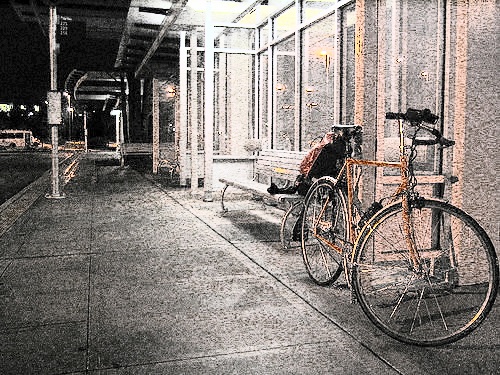
#> input picture Low Light Image Enhancement Methods/Test Outputs/HE/2015_00003.png, 500 x 375 px, given as the content of the folder ../Test Inputs, which was not available
$ python hist_eq.py
#> lines starting #> are read from the running program, lines starting #| are printed output that depends on the picture; pictures that were not available may be replaced by others from this repository, and a replacement may not be noted
#> in load_images_from_folder, img is the input picture: shape (375, 500, 3); mean B, G, R 121.4, 126.2, 133.6
import cv2
import os

def hist_eq(img):
    YCrCb = cv2.cvtColor(img, cv2.COLOR_BGR2YCrCb)
#> YCrCb: shape (375, 500, 3); mean of channels 0, 1, 2 127.9, 132.1, 124.4
    Y = img[:, :, 0]
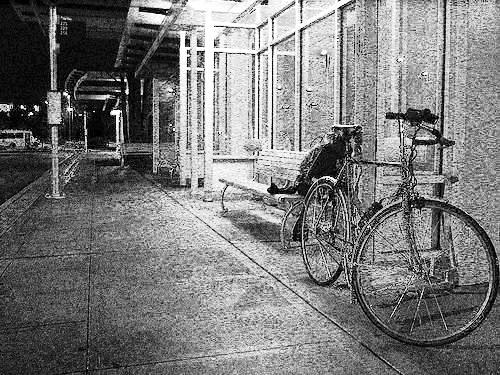
#> Y: shape (375, 500); min 0, max 255, mean 121.4
    Y = cv2.equalizeHist(Y)
    YCrCb[:, :, 0] = Y
#> YCrCb: shape (375, 500, 3); mean of channels 0, 1, 2 125.2, 132.1, 124.4
    out = cv2.cvtColor(YCrCb, cv2.COLOR_YCrCb2BGR)
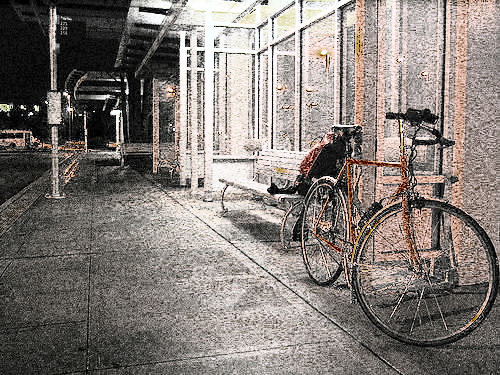
#> out: shape (375, 500, 3); mean B, G, R 118.8, 123.5, 130.9
    return out


def load_images_from_folder(folder):
    #images = []
    for filename in os.listdir(folder):
        img = cv2.imread(os.path.join(folder,filename))
        if img is not None:
            #images.append(img)
            out = hist_eq(img)
            cv2.imwrite(os.path.join("../Test Outputs/HE/",filename), out)


load_images_from_folder("../Test Inputs")

$ run again, on Low Light Image Enhancement Methods/Test Outputs/HE/2015_01879.jpg
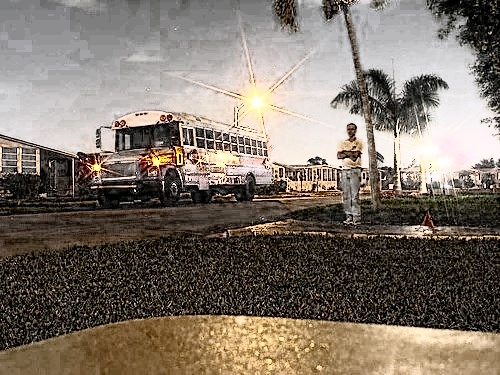
#> input picture Low Light Image Enhancement Methods/Test Outputs/HE/2015_01879.jpg, 500 x 375 px, given as the content of the folder ../Test Inputs, which was not available
#> in load_images_from_folder, img is the input picture: shape (375, 500, 3); mean B, G, R 104.9, 116.1, 126.8
#> in hist_eq, `Y = img[:, :, 0]`:
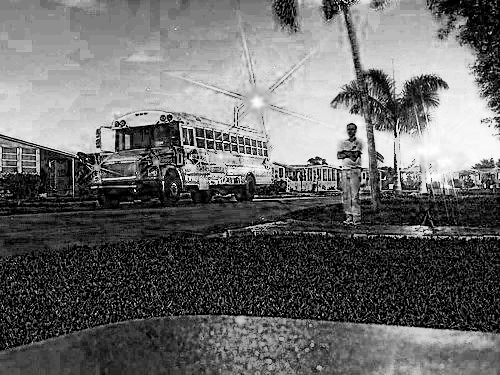
#> Y: shape (375, 500); min 0, max 255, mean 104.9
#> in hist_eq, `out = cv2.cvtColor(YCrCb, cv2.COLOR_YCrCb2BGR)`:
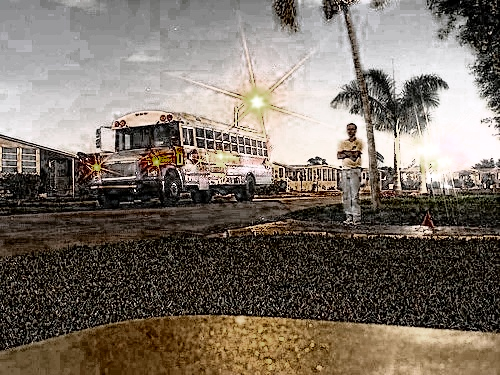
#> out: shape (375, 500, 3); mean B, G, R 100.7, 111.4, 121.7

$ run again, on Low Light Image Enhancement Methods/Test Outputs/HE/2015_02407.jpg
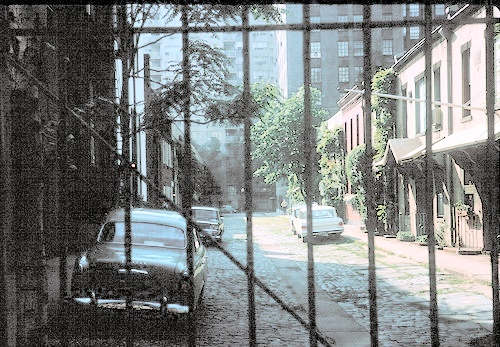
#> input picture Low Light Image Enhancement Methods/Test Outputs/HE/2015_02407.jpg, 500 x 347 px, given as the content of the folder ../Test Inputs, which was not available
#> in load_images_from_folder, img is the input picture: shape (347, 500, 3); mean B, G, R 129.4, 129.7, 125.4
#> in hist_eq, `Y = img[:, :, 0]`:
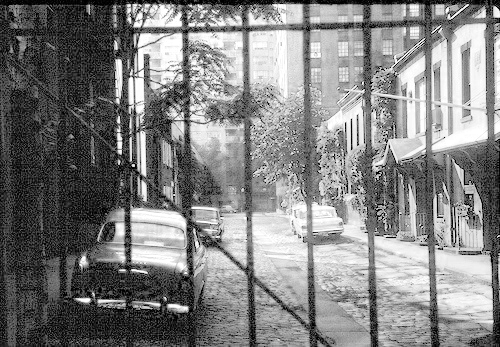
#> Y: shape (347, 500); min 0, max 255, mean 129.4
#> in hist_eq, `out = cv2.cvtColor(YCrCb, cv2.COLOR_YCrCb2BGR)`:
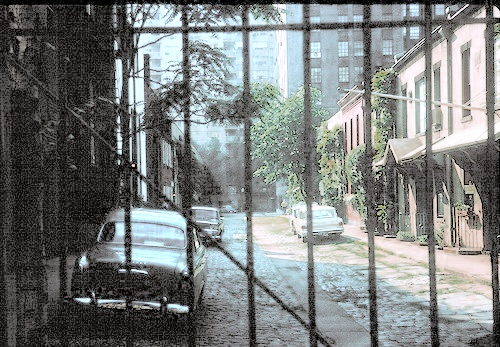
#> out: shape (347, 500, 3); mean B, G, R 126.8, 127.5, 123.2

$ run again, on Low Light Image Enhancement Methods/Test Outputs/HE/2015_03043.jpg
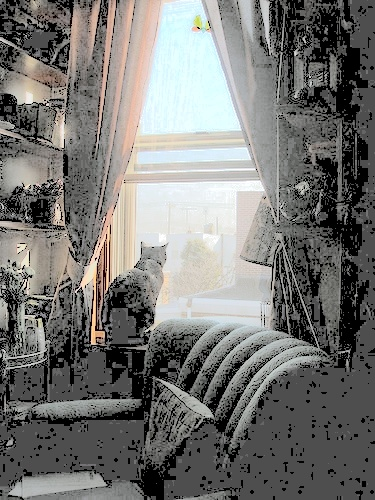
#> input picture Low Light Image Enhancement Methods/Test Outputs/HE/2015_03043.jpg, 375 x 500 px, given as the content of the folder ../Test Inputs, which was not available
#> in load_images_from_folder, img is the input picture: shape (500, 375, 3); mean B, G, R 116.1, 118.7, 119.2
#> in hist_eq, `Y = cv2.equalizeHist(Y)`:
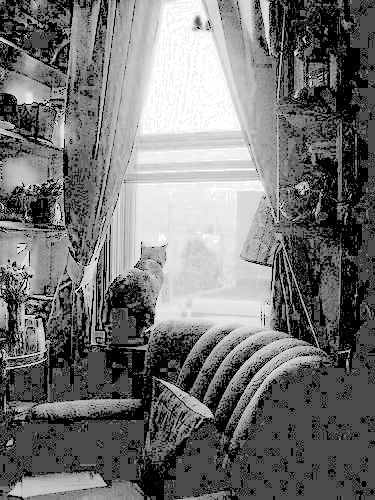
#> Y: shape (500, 375); min 0, max 255, mean 115.8
#> in hist_eq, `out = cv2.cvtColor(YCrCb, cv2.COLOR_YCrCb2BGR)`:
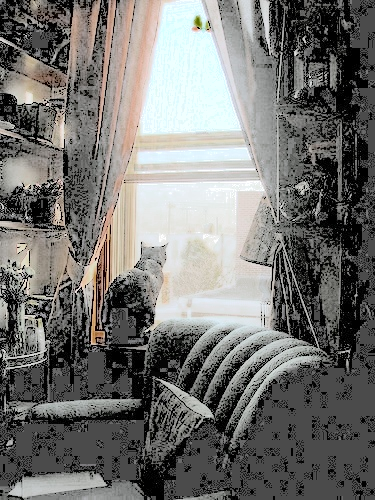
#> out: shape (500, 375, 3); mean B, G, R 113.1, 115.7, 116.4
